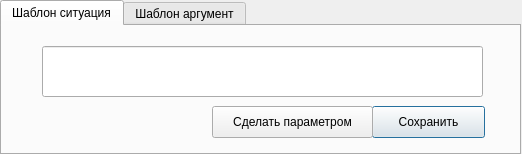
<?xml version="1.0" encoding="UTF-8"?>
<ui version="4.0">
 <class>template_creaton_dialog</class>
 <widget class="QDialog" name="template_creaton_dialog">
  <property name="geometry">
   <rect>
    <x>0</x>
    <y>0</y>
    <width>522</width>
    <height>154</height>
   </rect>
  </property>
  <property name="windowTitle">
   <string>Dialog</string>
  </property>
  <widget class="QTabWidget" name="templaye_creation_tabWidget">
   <property name="geometry">
    <rect>
     <x>0</x>
     <y>0</y>
     <width>521</width>
     <height>155</height>
    </rect>
   </property>
   <property name="currentIndex">
    <number>0</number>
   </property>
   <widget class="QWidget" name="situation_template_tab">
    <attribute name="title">
     <string>Шаблон ситуация</string>
    </attribute>
    <widget class="QLineEdit" name="situation_template_text">
     <property name="geometry">
      <rect>
       <x>40</x>
       <y>20</y>
       <width>441</width>
       <height>51</height>
      </rect>
     </property>
    </widget>
    <widget class="QPushButton" name="save_situation_button">
     <property name="geometry">
      <rect>
       <x>370</x>
       <y>80</y>
       <width>113</width>
       <height>32</height>
      </rect>
     </property>
     <property name="text">
      <string>Сохранить</string>
     </property>
    </widget>
    <widget class="QPushButton" name="create_situation_parameter_button">
     <property name="geometry">
      <rect>
       <x>210</x>
       <y>80</y>
       <width>161</width>
       <height>32</height>
      </rect>
     </property>
     <property name="text">
      <string>Сделать параметром</string>
     </property>
    </widget>
   </widget>
   <widget class="QWidget" name="argumentation_template_tab">
    <attribute name="title">
     <string>Шаблон аргумент</string>
    </attribute>
    <widget class="QLineEdit" name="argument_template_thesis">
     <property name="geometry">
      <rect>
       <x>20</x>
       <y>20</y>
       <width>201</width>
       <height>51</height>
      </rect>
     </property>
    </widget>
    <widget class="QLineEdit" name="argument_template_reason">
     <property name="geometry">
      <rect>
       <x>290</x>
       <y>20</y>
       <width>211</width>
       <height>51</height>
      </rect>
     </property>
    </widget>
    <widget class="QPushButton" name="add_reason">
     <property name="geometry">
      <rect>
       <x>80</x>
       <y>80</y>
       <width>151</width>
       <height>32</height>
      </rect>
     </property>
     <property name="text">
      <string>Добавить аргумент</string>
     </property>
    </widget>
    <widget class="QPushButton" name="save_argumentation_button">
     <property name="geometry">
      <rect>
       <x>390</x>
       <y>80</y>
       <width>113</width>
       <height>32</height>
      </rect>
     </property>
     <property name="text">
      <string>Сохранить</string>
     </property>
    </widget>
    <widget class="Line" name="line">
     <property name="geometry">
      <rect>
       <x>220</x>
       <y>39</y>
       <width>71</width>
       <height>21</height>
      </rect>
     </property>
     <property name="orientation">
      <enum>Qt::Horizontal</enum>
     </property>
    </widget>
    <widget class="QLabel" name="reason">
     <property name="geometry">
      <rect>
       <x>219</x>
       <y>30</y>
       <width>71</width>
       <height>20</height>
      </rect>
     </property>
     <property name="text">
      <string>потому что </string>
     </property>
    </widget>
    <widget class="QPushButton" name="create_argumentation_parameter_button">
     <property name="geometry">
      <rect>
       <x>230</x>
       <y>80</y>
       <width>161</width>
       <height>32</height>
      </rect>
     </property>
     <property name="text">
      <string>Сделать параметром</string>
     </property>
    </widget>
   </widget>
  </widget>
 </widget>
 <resources/>
 <connections/>
</ui>
